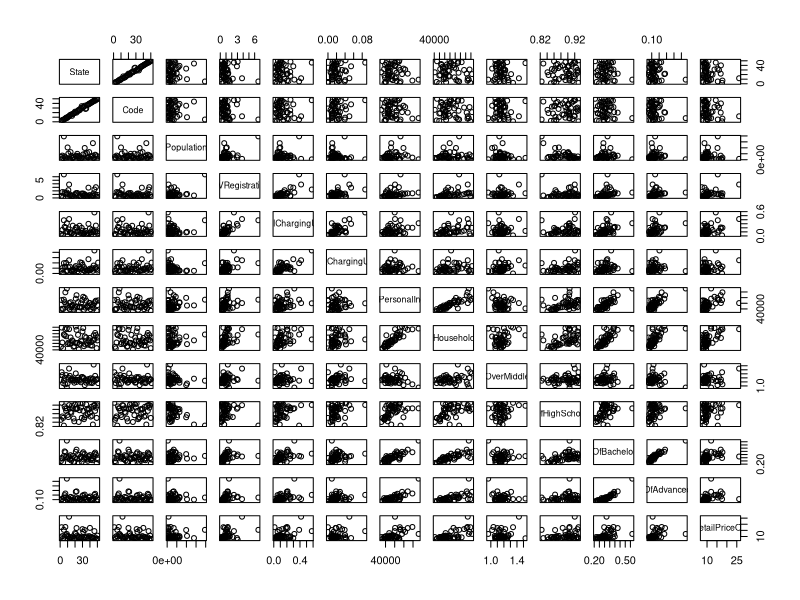
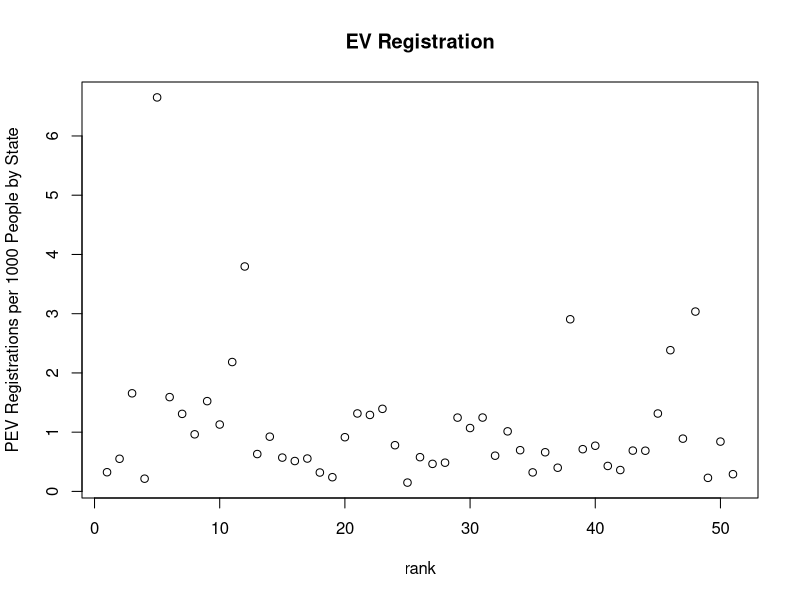
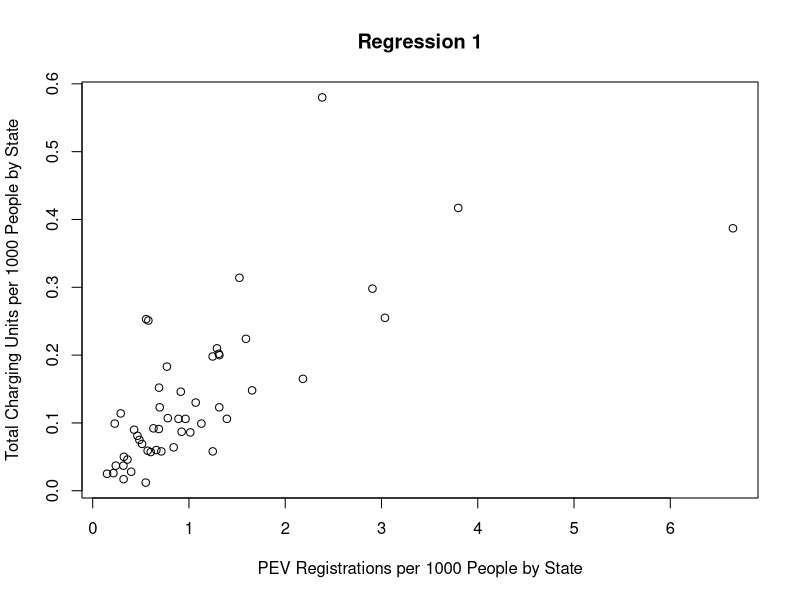
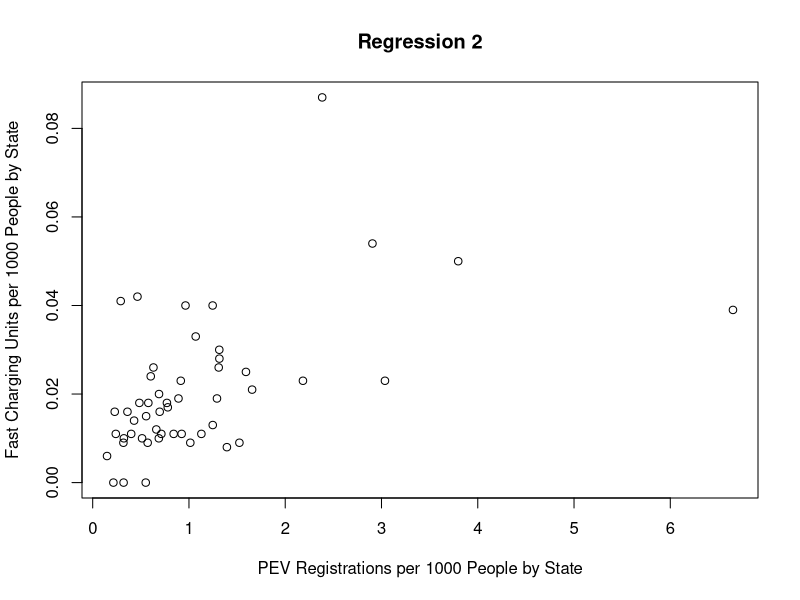
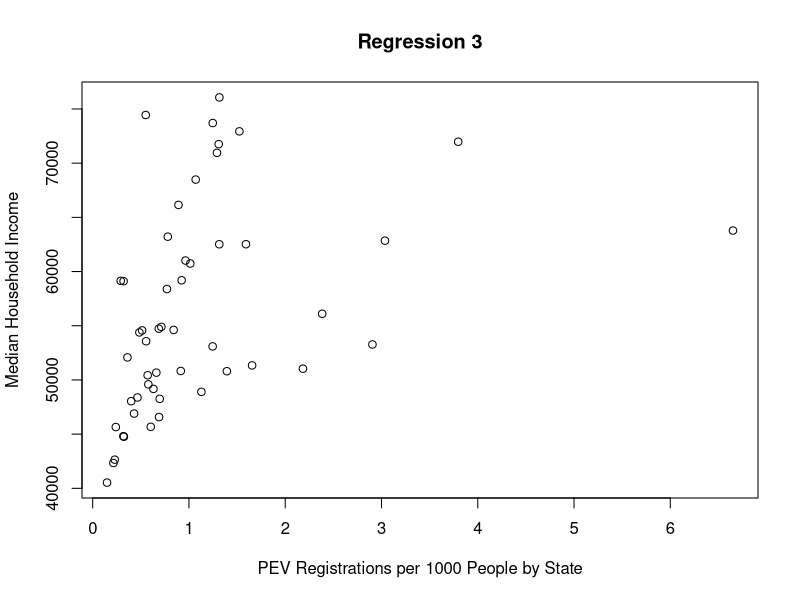
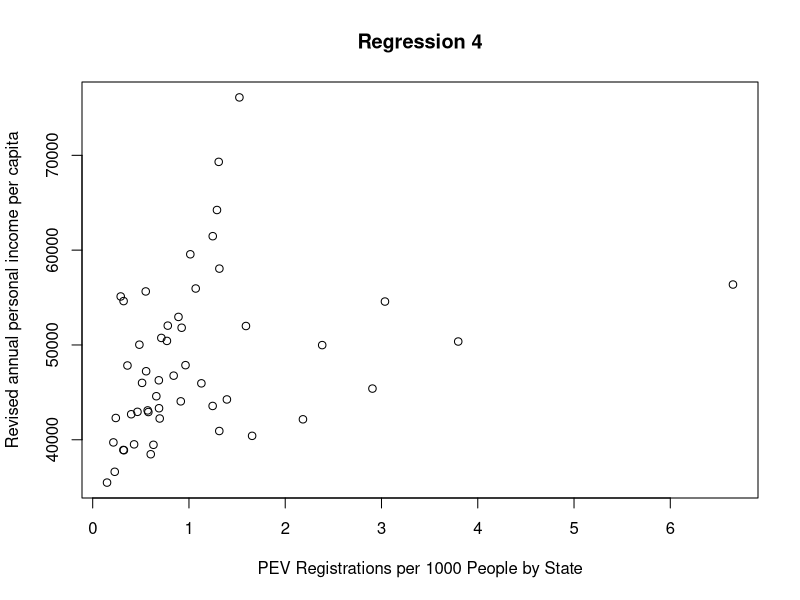
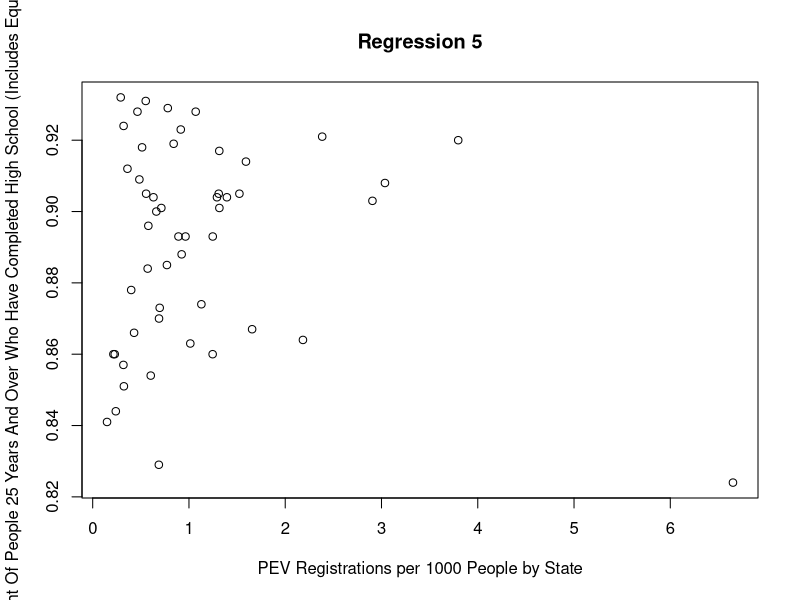
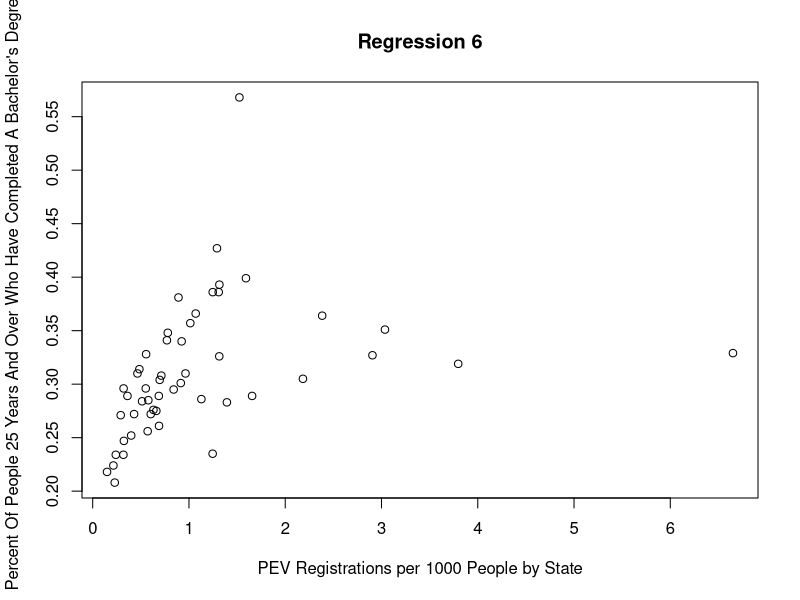

The R source for these figures, in order:
#On efface les variables en mémoire, permet de faire le ménage avant de commencer
rm(list=ls())
# ouverture des données
#data_tab=read.table("DataEasyNameOnlyStates.csv",header=TRUE,sep=";")
data_tab=read.table("DataEasyNameOnlyStates.csv",header=TRUE,sep=";", dec=",")

# table de donnee de type data.frame
class(data_tab) 

# matrice de données
data=as.matrix(data_tab)
#m=matrix(runif(100),10,10)
### on enleve les colonnes state et code et population ?
data=data[1:51,4:13]

## scatter plot des donnees 
plot(data_tab)
### quelques point aberrants
# chercher a quel etat ils correspondent

### les evolutions qui semblent pertinentes 
# EV general
plot(data_tab$PEVRegistrations,main="EV Registration",xlab="rank",ylab="PEV Registrations per 1000 People by State")
### identification du point aberrant : la Californie avec 6 EV pour 1000
# par rapport a l'acces aux bornes
plot(data_tab$PEVRegistrations,data_tab$TotalChargingUnits,main="Regression 1",xlab="PEV Registrations per 1000 People by State",ylab="Total Charging Units per 1000 People by State")
plot(data_tab$PEVRegistrations,data_tab$FastChargingUnits,main="Regression 2",xlab="PEV Registrations per 1000 People by State",ylab="Fast Charging Units per 1000 People by State")
## garder les deux car peu de substitution dans les usages
# par rapport au salaire / revenu
plot(data_tab$PEVRegistrations,data_tab$MedianHouseholdIncome,main="Regression 3",xlab="PEV Registrations per 1000 People by State",ylab="Median Household Income")
plot(data_tab$PEVRegistrations,data_tab$RevisedAnnualPersonalIncomePerCapita,main="Regression 4",xlab="PEV Registrations per 1000 People by State",ylab="Revised annual personal income per capita")
## rajouter une variable avec le rapport : median/moyen donne un indice de repartition du salaire
# par rapport au niveau de diplome
plot(data_tab$PEVRegistrations,data_tab$PercentOfHighSchoolDegree,main="Regression 5",xlab="PEV Registrations per 1000 People by State",ylab="Percent Of People 25 Years And Over Who Have Completed High School (Includes Equivalency)")
plot(data_tab$PEVRegistrations,data_tab$PercentOfBachelorDegree,main="Regression 6",xlab="PEV Registrations per 1000 People by State",ylab="Percent Of People 25 Years And Over Who Have Completed A Bachelor's Degree")
plot(data_tab$PEVRegistrations,data_tab$PercentOfAdvancedDegree,main="Regression 7",xlab="PEV Registrations per 1000 People by State",ylab="Percent Of People 25 Years And Over Who Have Completed an Advanced Degree")
# par rapport a agregat de tous les diplomes
## rajouter une variable avec la somme
# par rapport au prix de de l'electricite
plot(data_tab$PEVRegistrations,data_tab$AverageRetailPriceOfElectricity,main="Regression 8",xlab="PEV Registrations per 1000 People by State",ylab="Average retail price of electricity in each State in cents/kWh")
## pour identifier le point bizarre
plot(data_tab$AverageRetailPriceOfElectricity,main="Electricity Price",xlab="Average retail price of electricity in each State in cents/kWh",ylab="rank")
### identification du point aberrant : Hawaii avec 26 cents / kWh
## reste ajouter en fonction de chacun des types de mesures

#### analyse en composantes principales sur la totalité des données
#res_pca = princomp(data)
### probleme : pourquoi ???
## on verifie que pas de NULL
any(is.na(data))
## on verifie que tout est reconnu comme des nombres

#print(names(res_pca))


